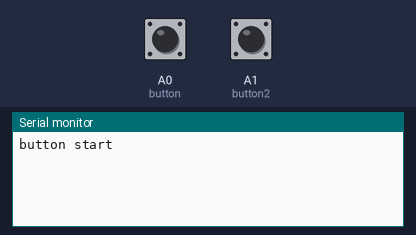
This sketch was run on a simulated Arduino Uno, built with avr-gcc and run on an emulated ATmega328P. Shown: the last lines printed to the serial monitor. The test bench sets the inputs (shaded band); at power-on: A0 (button) HIGH, A1 (button2) HIGH. No radio packets arrive unless stated.

Above: at 1.2 s.
1.3 s: A0 (button) pulled LOW for 0.15 s
At 2.4 s:
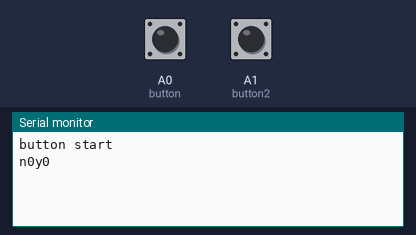
3.0 s: A1 (button2) pulled LOW for 0.15 s
At 3.7 s:
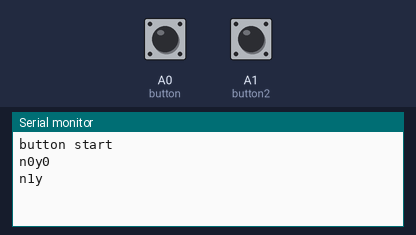
4.7 s: A1 (button2) pulled LOW for 1 s
At 6.9 s:
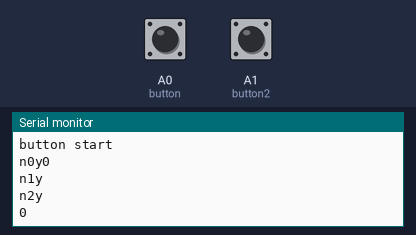
7.2 s: A0 (button) pulled LOW for 1 s
At 8.7 s:
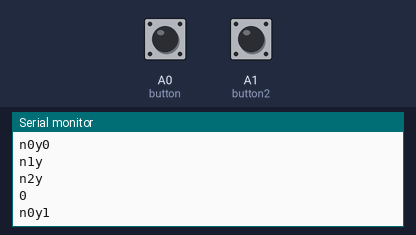
9.7 s: A1 (button2) pulled LOW for 1 s
At 12.0 s:
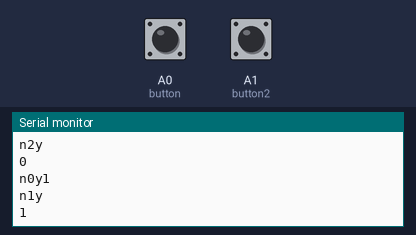
Timing chart, 0 to 13.2 s (numbered marks = the images above; inputs shaded):
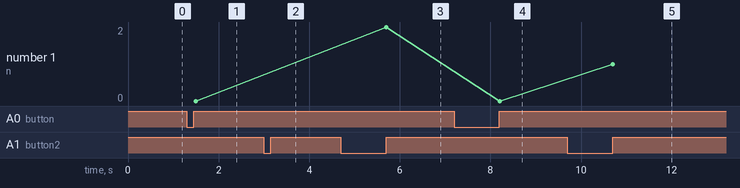

The sketch:

morse_botton.ino
```cpp
#include<SPI.h>
#include"RF24.h"

RF24 rf24(7,8);

const byte addr[]="1Node";
char Y='0';
char msg[32]={'\0'};
int n=0;
int button=A0;
int button2=A1;
boolean STATE = false; //是否觸發button
unsigned long previous = 0; //觸發時button的時間
unsigned long current = 0; //當前的時間
void setup() {
  Serial.begin(9600);
  pinMode(button,INPUT_PULLUP);
  pinMode(button2,INPUT_PULLUP);
  Serial.println("button start");
  rf24.begin();
  rf24.setChannel(60);       // 設定頻道編號
  rf24.openWritingPipe(addr); // 設定通道位址
  rf24.setDataRate(RF24_250KBPS); // 設定傳輸速率
  rf24.stopListening();       // 停止偵聽；設定成發射模式
}

void loop() {
  if(digitalRead(button)==LOW){ //按下button時進入
     delay(100);//處理button彈跳的問題
     if(STATE == false){ //當第一下觸發button
        previous = millis(); //設定按下button的時間點
        STATE = true; //表示已經按button了
        Y='0';
       }
     else{
        current = millis(); //設定當前的時間點，也就是持續按壓button的時刻
        if(STATE == true && current-previous >= 500) //若連續按壓超過0.5s
           Y='1';
      }
    }
  else if(digitalRead(button2)==LOW){ //按下button時進入
     delay(100);//處理button彈跳的問題
     if(STATE == false){ //當第一下觸發button
        previous = millis(); //設定按下button的時間點
        STATE = true; //表示已經按button了
        Y=' ';
       }
     else{
        current = millis(); //設定當前的時間點，也就是持續按壓button的時刻
        if(STATE == true && current-previous >= 500) //若連續按壓超過0.5s
           Y='\n';
      }
    }
  else{
    if(STATE==true){
      msg[n]=Y;
      Serial.println((String)+"n"+n+"y"+Y);
      n++;
      if((n==32)||(Y=='\n')){
        rf24.write(&msg,n);
        Serial.print(msg);
        for(int k=0;k<n;k++){
          msg[k]='\0';
        }
        n=0;
      }
    }
    STATE =false; //若放開button，則將狀態重設為false
  }
}
```

Measured:
- after the input at 1.3 s, the serial monitor: prints a new line after 0.20 s (image 1)
- after the input at 3.0 s, the serial monitor: prints a new line after 0.20 s (image 2)
- after the input at 4.7 s, the serial monitor: prints a new line after 1.0 s (image 3)
- after the input at 7.2 s, the serial monitor: prints a new line after 1.0 s (image 4)
- after the input at 9.7 s, the serial monitor: prints a new line after 1.0 s (image 5)
- plotted number 1: 0 → 2 after the input at 4.7 s
